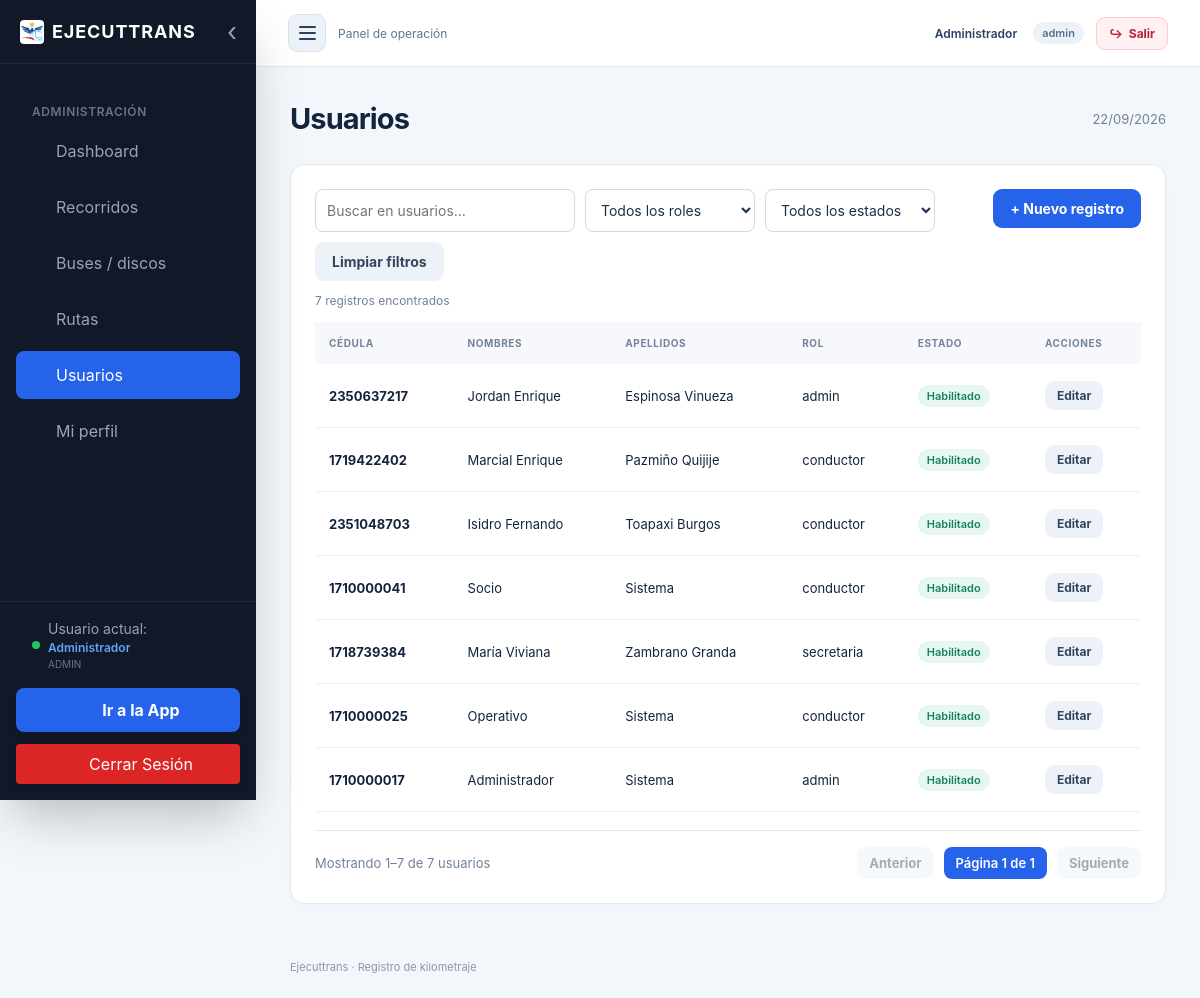
/Web/admin/usuarios.php (signed in), run on the app's committed database.
### tables this page shows
CREATE TABLE usuario (
 id INT AUTO_INCREMENT PRIMARY KEY, cedula VARCHAR(10) NOT NULL UNIQUE,
 nombres VARCHAR(100) NOT NULL, apellidos VARCHAR(100) NOT NULL,
 rol ENUM('admin','secretaria','conductor') NOT NULL,
 password_hash VARCHAR(255) NOT NULL, activo BOOLEAN NOT NULL DEFAULT 1
);

### Web/admin/usuarios.php (called while the page is built)
<?php
$modulo='usuarios';
require __DIR__.'/catalogo.php';

### Dao/CatalogoDao.php (called while the page is built, shortened)
<?php
final class CatalogoDao {
    public function listar(string $modulo): array {
        $tabla=self::TABLAS[$modulo];
        $columnas=$modulo==='usuarios' ? 'id,cedula,nombres,apellidos,rol,activo' : '*';
        return $this->db->query("SELECT $columnas FROM $tabla ORDER BY id DESC")->fetchAll();
    }
}

### Config/bootstrap.php (called while the page is built, shortened)
<?php
require_once __DIR__ . '/conexion.php';
function e($value): string { return htmlspecialchars((string)$value, ENT_QUOTES, 'UTF-8'); }
function usuarioActual(): ?array {
    global $conexion;
    $s = $conexion->prepare('SELECT id, cedula, nombres, apellidos, rol, activo FROM usuario WHERE id=? AND activo=1');
    $s->execute([$_SESSION['usuario_id'] ?? 0]); return $s->fetch() ?: null;
}
function exigirAcceso(array $roles, bool $api = false): array {
    $u = usuarioActual();
    return $u;
}

### Web/admin/catalogo.php (the view, shortened to what this page needs)
<?php
require_once __DIR__.'/../../Config/bootstrap.php';
require_once __DIR__.'/../../Config/vista.php';
require_once __DIR__.'/../../Dao/CatalogoDao.php';
$u=exigirAcceso($modulo==='usuarios'?['admin']:['admin','secretaria']);
$dao=new CatalogoDao($conexion); $filas=$dao->listar($modulo);
$paginado=in_array($modulo,['usuarios','buses'],true);
$titulos=['usuarios'=>'Usuarios','buses'=>'Buses / discos','rutas'=>'Rutas'];
$campos=match($modulo) {
 'usuarios'=>['cedula'=>'Cédula','nombres'=>'Nombres','apellidos'=>'Apellidos','rol'=>'Rol','password'=>'Contraseña'],
 'buses'=>['disco'=>'Disco','placa'=>'Placa','conductor_id'=>'Conductor'],
 'rutas'=>['nombre'=>'Nombre de ruta','descripcion'=>'Descripción']
};
$columnas=array_filter($campos,fn($k)=>$k!=='password',ARRAY_FILTER_USE_KEY);
cabecera($titulos[$modulo],$u,$modulo);
?>
<section class="panel"><div class="toolbar filters"><div class="filter-controls"><input id="buscar" type="search" placeholder="Buscar en <?= e(strtolower($titulos[$modulo])) ?>…" aria-label="Buscar">
<?php if($modulo==='usuarios'): ?><select id="filtroRol" aria-label="Filtrar por rol"><option value="">Todos los roles</option></select><?php endif ?>
<select id="filtroEstado" aria-label="Filtrar por estado"><option value="">Todos los estados</option><option value="1">Habilitados</option><option value="0">Deshabilitados</option></select><button type="button" class="secondary" id="limpiarFiltros">Limpiar filtros</button></div><button id="nuevo">+ Nuevo registro</button></div><p class="filter-summary"><span id="conteoFiltrado"><?= count($filas) ?></span> <?= $paginado?'registros encontrados':'registros visibles' ?></p><div class="table-scroll"><table><thead><tr><?php foreach($columnas as $label): ?><th><?= e($label) ?></th><?php endforeach ?><th>Estado</th><th>Acciones</th></tr></thead><tbody id="registros">
<?php foreach($filas as $indiceFila=>$fila): ?><tr <?= $paginado && $indiceFila>=20?'hidden':'' ?> data-activo="<?= (int)$fila['activo'] ?>" data-rol="<?= e($fila['rol'] ?? '') ?>" data-conductor="<?= empty($fila['conductor_id'])?'0':'1' ?>"><?php foreach($columnas as $key=>$label): ?><td><?= e($key==='conductor_id' ? ($fila['conductor_nombre'] ?? 'Sin asignar') : $fila[$key]) ?></td><?php endforeach ?><td><span class="badge <?= $fila['activo']?'green':'' ?>"><?= $fila['activo']?'Habilitado':'Deshabilitado' ?></span></td><td><button type="button" class="<?= $modulo==='buses'?'editar-bus':'secondary' ?> editar" data-id="<?= $fila['id'] ?>"><?php if($modulo==='buses'): ?><svg class="nav-icon" viewBox="0 0 24 24" fill="none" stroke="currentColor" stroke-width="2" stroke-linecap="round" stroke-linejoin="round" aria-hidden="true"><path d="m16 3 5 5M4 20l4-1L21 6a2 2 0 0 0-5-5L3 14l-1 7 7-2M13 21h8"/></svg><?php endif ?>Editar</button></td></tr><?php endforeach ?>
</tbody></table><p id="sinResultados" class="empty" <?= $filas?'hidden':'' ?>>No hay registros para mostrar.</p></div>
<?php if($paginado): ?>
<div id="paginacionCatalogo" class="catalog-pagination" data-entidad="<?= e($modulo) ?>">
<p id="resumenPaginaCatalogo" role="status" aria-live="polite"></p>
<div class="catalog-pagination-controls" role="group" aria-label="Paginación de <?= e(strtolower($titulos[$modulo])) ?>">
<button type="button" class="secondary" id="paginaCatalogoAnterior" aria-controls="registros">Anterior</button>
<span id="paginaCatalogoActual"></span>
<button type="button" class="secondary" id="paginaCatalogoSiguiente" aria-controls="registros">Siguiente</button>
</div></div>
<?php endif ?>
</section>
<?php pie(); ?>

### Config/vista.php (shortened to what this page needs)
<?php
function iconoMenu(string $nombre): string {
    $trazos = [
        'dashboard' => '<path d="M3 3v18h18M7 14l4-4 4 3 6-8"/>',
        'recorridos' => '<circle cx="12" cy="12" r="9"/><path d="M12 7v5l3 2"/>',
        'buses' => '<rect x="5" y="3" width="14" height="16" rx="3"/><path d="M5 11h14M8 19v2m8-2v2M9 15h.01M15 15h.01"/>',
        'rutas' => '<circle cx="6" cy="5" r="2"/><circle cx="18" cy="19" r="2"/><path d="M8 5h8a4 4 0 0 1 0 8H8a3 3 0 0 0 0 6h8"/>',
        'usuarios' => '<circle cx="9" cy="7" r="3"/><path d="M3 21v-3a6 6 0 0 1 12 0v3M16 4a3 3 0 0 1 0 6m2 4a5 5 0 0 1 3 4v3"/>',
        'perfil' => '<circle cx="12" cy="7" r="4"/><path d="M4 21v-2a8 8 0 0 1 16 0v2"/>',
        'app' => '<rect x="6" y="2" width="12" height="20" rx="2"/><path d="M11 18h2"/>',
        'salir' => '<path d="M9 3H3v18h6m6-14 5 5-5 5M8 12h12"/>',
    ];
    return '<svg class="nav-icon" viewBox="0 0 24 24" fill="none" stroke="currentColor" stroke-width="2" stroke-linecap="round" stroke-linejoin="round" aria-hidden="true">'.($trazos[$nombre] ?? '').'</svg>';
}
function cabecera(string $titulo, array $u, string $modulo='', bool $mostrarSalida=true): void { ?>
<!doctype html><html lang="es"><head><script src="https://cdn.tailwindcss.com"></script><link rel="stylesheet" href="/Assets/css/app.css"><link rel="stylesheet" href="/Assets/css/layout.css"></head>
<body><div class="shell <?= $modulo==='perfil'?'profile-page':'' ?> <?= $u['rol']==='conductor' ? 'driver-shell' : 'admin-shell' ?>">
<?php if ($u['rol']!=='conductor'): ?>
<aside class="sidebar" id="sidebar" aria-label="Navegación principal">
    <div class="sidebar-head"><a class="brand" href="/Web/admin/dashboard.php"><img src="/Assets/icons/icon-192x192.png" alt=""><span>EJECUTTRANS</span></a><button type="button" class="sidebar-close" id="sidebarClose" aria-label="Ocultar menú"><span aria-hidden="true">‹</span></button></div>
    <nav aria-label="Módulos"><p class="nav-label">Administración</p>
    <?php foreach(['dashboard'=>'Dashboard','recorridos'=>'Recorridos','buses'=>'Buses / discos','rutas'=>'Rutas','usuarios'=>'Usuarios'] as $key=>$label): if($key==='usuarios' && $u['rol']!=='admin') continue; ?>
        <a class="<?= $modulo===$key?'selected':'' ?>" <?= $modulo===$key?'aria-current="page"':'' ?> href="/Web/admin/<?= $key ?>.php"><?= iconoMenu($key) ?><span><?= e($label) ?></span></a>
    <?php endforeach ?>
        <a class="<?= $modulo==='perfil'?'selected':'' ?>" <?= $modulo==='perfil'?'aria-current="page"':'' ?> href="/App/conductor/perfil.php"><?= iconoMenu('perfil') ?><span>Mi perfil</span></a>
    </nav>
    <div class="sidebar-foot">
        <div class="sidebar-user"><span class="user-status" aria-hidden="true"></span><div><p>Usuario actual:</p><strong><?= e($u['nombres']) ?></strong><small><?= e($u['rol']) ?></small></div></div>
        <?php if($u['rol']==='admin'): ?><a class="sidebar-app" href="/App/conductor/dashboard.php"><?= iconoMenu('app') ?>Ir a la App</a><?php endif ?>
        <?php if($mostrarSalida): ?><a class="sidebar-logout" href="/auth/logout.php"><?= iconoMenu('salir') ?>Cerrar Sesión</a><?php endif ?>
    </div>
</aside>
<?php endif ?>
<div class="workspace"><header class="topbar"><div class="topbar-start"><?php if($u['rol']!=='conductor'): ?><button type="button" class="sidebar-toggle" id="sidebarToggle" aria-controls="sidebar" aria-expanded="true" aria-label="Ocultar menú"><span class="hamburger-lines" aria-hidden="true"><i></i><i></i><i></i></span></button><?php endif ?><span><?= $u['rol']==='conductor'?'EJECUTTRANS · CONDUCTOR':'Panel de operación' ?></span></div><div class="user-menu"><a class="user-link" href="/App/conductor/perfil.php"><?= e($u['nombres']) ?></a><span class="badge"><?= e($u['rol']) ?></span><?php if($mostrarSalida): ?><a class="logout-link" href="/auth/logout.php"><span aria-hidden="true">↪</span> Salir</a><?php endif ?></div></header><main class="content"><div class="page-heading"><div><h1><?= e($titulo) ?></h1></div><span class="date"><?= date('d/m/Y') ?></span></div>
<?php }
function pie(): void { ?></main><footer>Ejecuttrans · Registro de kilometraje</footer></div></div><script src="/Assets/js/common.js"></script><script src="/Assets/js/sidebar.js"></script></body></html><?php }

### Assets/css/app.css (style rules this page uses)
:root { font-family:Inter,ui-sans-serif,system-ui,-apple-system,sans-serif;color:#14243c;background:#f3f6fa;font-size:14px }
* { box-sizing:border-box }
body { margin:0 }
a { color:inherit;text-decoration:none }
button,input,select,textarea { font:inherit }
button,.button { cursor:pointer;border:0;border-radius:9px;padding:11px 17px;font-weight:650;background:#2563eb;color:white;display:inline-flex;justify-content:center;align-items:center;gap:8px }
button:disabled { opacity:.45;cursor:not-allowed }
.secondary { color:#34455c;background:#edf2f8 }
.shell { display:flex;min-height:100vh }
.sidebar { background:#11233e;color:#b8c8df;width:246px;flex-shrink:0;padding:30px 20px;display:flex;flex-direction:column }
.brand { display:flex;gap:10px;align-items:center;color:#fff;font-size:14px;font-weight:800;letter-spacing:1px }
.brand img { width:40px;height:40px;object-fit:contain;background:white;border-radius:10px;padding:4px }
.nav-label { font-size:10px;letter-spacing:1.5px;margin:46px 12px 16px;color:#8299b9 }
nav a { display:block;padding:13px 16px;margin-bottom:6px;border-radius:8px }
nav .selected { color:white;background:#2563eb }
.sidebar-foot { margin-top:auto;padding-top:40px;line-height:1.8;font-size:12px }
.sidebar-foot small { color:#7890af }
.workspace { flex:1;min-width:0 }
.topbar { background:white;border-bottom:1px solid #e3e9f1;padding:14px 32px;min-height:66px;display:flex;align-items:center;justify-content:space-between;font-size:12px;color:#63758d }
.topbar>div { display:flex;align-items:center;gap:12px }
.topbar a { color:#284362;font-weight:600 }
.topbar .user-link { padding:7px 4px }
.topbar .logout-link { display:inline-flex;align-items:center;gap:6px;padding:8px 12px;border:1px solid #fecaca;border-radius:9px;background:#fff1f2;color:#b42335;font-weight:700;transition:background .18s,border-color .18s }
.content { max-width:1500px;margin:auto;padding:34px }
.page-heading { display:flex;justify-content:space-between;align-items:center;margin-bottom:28px }
h1 { font-size:29px;letter-spacing:-.9px;font-weight:750;margin:0 }
.date,.muted { color:#70829a;font-size:13px }
.panel { background:white;border:1px solid #e0e7ef;border-radius:14px;padding:24px;box-shadow:0 3px 12px #13274903;margin-bottom:22px }
.toolbar { display:flex;align-items:center;justify-content:space-between;gap:16px;margin-bottom:20px }
.toolbar input { max-width:330px }
.toolbar.filters { align-items:flex-start }
.filter-controls { display:flex;flex:1;flex-wrap:wrap;gap:10px }
.filter-controls input,.filter-controls select { width:auto;min-width:170px;max-width:260px }
.filter-controls input[type=search] { min-width:260px }
.filter-controls button { white-space:nowrap }
.filter-summary { color:#70829a;font-size:12px;margin:-8px 0 14px }
.table-scroll { overflow:auto }
table { width:100%;border-collapse:collapse;text-align:left;white-space:nowrap }
th { font-size:10px;letter-spacing:.6px;text-transform:uppercase;color:#73839a;background:#f6f8fb;padding:15px 14px }
td { border-bottom:1px solid #edf1f6;padding:17px 14px;font-size:13px }
td:first-child { font-weight:650 }
td .secondary { padding:7px 12px;font-size:12px }
.badge { display:inline-flex;border-radius:20px;padding:4px 9px;background:#edf2f8;color:#56708e;font-size:11px;font-weight:600 }
.green { background:#e6f7ef;color:#16835b }
input,select,textarea { display:block;width:100%;border:1px solid #cfd9e6;border-radius:8px;padding:11px;background:white;color:#1b304d;outline:none }
footer { font-size:11px;color:#8998aa;padding:0 34px 24px }

### data on the page
usuario: nombres "Administrador", rol "ADMIN", rol "admin", cedula "1710000017", apellidos "Sistema", activo "Habilitado"
usuario: cedula "2350637217", nombres "Jordan Enrique", apellidos "Espinosa Vinueza", rol "admin", activo "Habilitado"
usuario: cedula "1719422402", nombres "Marcial Enrique", apellidos "Pazmiño Quijije", rol "conductor", activo "Habilitado"
usuario: cedula "2351048703", nombres "Isidro Fernando", apellidos "Toapaxi Burgos", rol "conductor", activo "Habilitado"
usuario: cedula "1710000041", nombres "Socio", apellidos "Sistema", rol "conductor", activo "Habilitado"
usuario: cedula "1718739384", nombres "María Viviana", apellidos "Zambrano Granda", rol "secretaria", activo "Habilitado"
usuario: cedula "1710000025", nombres "Operativo", apellidos "Sistema", rol "conductor", activo "Habilitado"

### other printed values
$label "Dashboard"
$label "Recorridos"
$label "Buses / discos"
$label "Rutas"
$label "Usuarios"
$titulo "Usuarios"
count($filas) "7"
$label "CÉDULA"
$label "NOMBRES"
$label "APELLIDOS"
$label "ROL"
